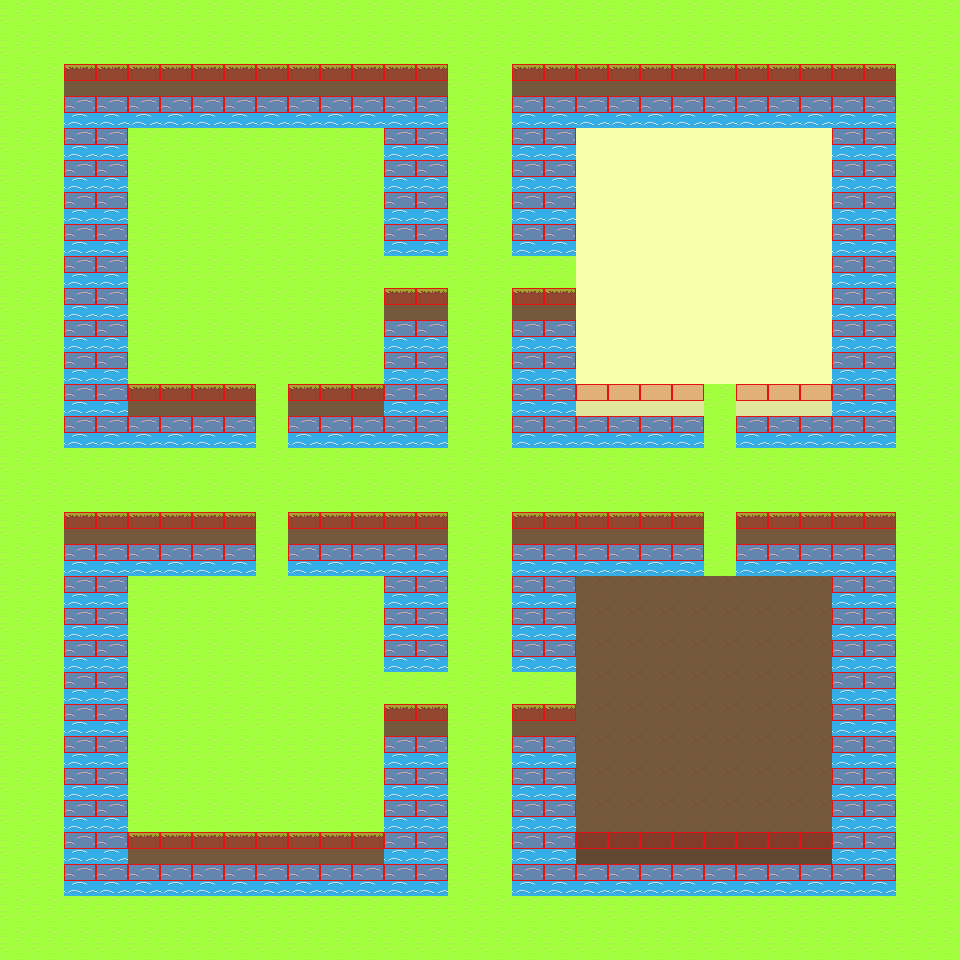

A level layout from a 2D game, rendered from its tile map. Below: a short description, then the map file with tile-grid data replaced by summaries:
An orthogonal 30x30 tile map with 32x32 px tiles, 2 tile layers (Visual, Collision) and 1 object.

<map version="1.0" orientation="orthogonal" renderorder="right-down" width="30" height="30" tilewidth="32" tileheight="32" nextobjectid="1">
 <tileset firstgid="1" name="Tileset1" tilewidth="32" tileheight="32" tilecount="8" columns="8">
  <image source="../TileMaps/Tileset1.png" width="256" height="32" />
  <tile id="7">
   <objectgroup draworder="index">
    <object id="0" x="-0.25" y="-0.5" width="32" height="17.25" />
   </objectgroup>
  </tile>
 </tileset>
 <layer name="Visual" width="30" height="30">
  <data>[900 cells, 900 non-empty, 7 distinct tile ids]</data>
 </layer>
 <layer name="Collision" width="30" height="30">
  <data>[900 cells, 304 non-empty, 1 distinct tile ids]</data>
 </layer>
</map>